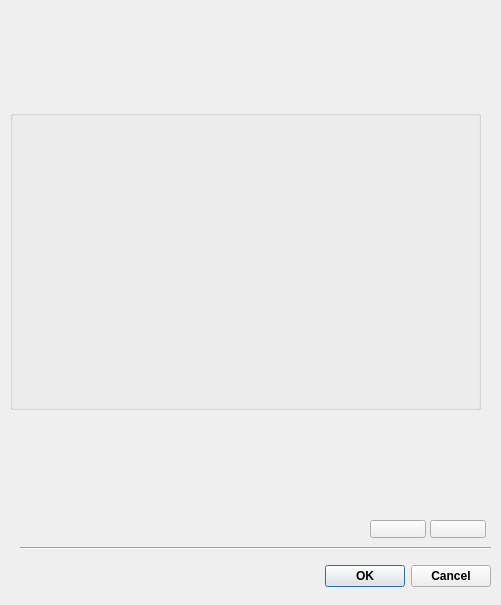
<?xml version="1.0" encoding="UTF-8"?>
<ui version="4.0">
 <class>teamdisplay</class>
 <widget class="QDialog" name="teamdisplay">
  <property name="geometry">
   <rect>
    <x>0</x>
    <y>0</y>
    <width>501</width>
    <height>605</height>
   </rect>
  </property>
  <property name="font">
   <font>
    <family>Segoe UI</family>
    <pointsize>9</pointsize>
   </font>
  </property>
  <property name="windowTitle">
   <string>Dialog</string>
  </property>
  <property name="autoFillBackground">
   <bool>true</bool>
  </property>
  <property name="styleSheet">
   <string notr="true"/>
  </property>
  <widget class="QDialogButtonBox" name="buttonBox">
   <property name="geometry">
    <rect>
     <x>140</x>
     <y>560</y>
     <width>351</width>
     <height>32</height>
    </rect>
   </property>
   <property name="font">
    <font>
     <family>Segoe UI</family>
     <pointsize>9</pointsize>
     <bold>true</bold>
    </font>
   </property>
   <property name="orientation">
    <enum>Qt::Orientation::Horizontal</enum>
   </property>
   <property name="standardButtons">
    <set>QDialogButtonBox::StandardButton::Cancel|QDialogButtonBox::StandardButton::Ok</set>
   </property>
  </widget>
  <widget class="QLabel" name="teamlogo">
   <property name="geometry">
    <rect>
     <x>10</x>
     <y>20</y>
     <width>81</width>
     <height>81</height>
    </rect>
   </property>
   <property name="autoFillBackground">
    <bool>false</bool>
   </property>
   <property name="text">
    <string/>
   </property>
   <property name="pixmap">
    <pixmap resource="logos.qrc">:/logos/chicago-cubs.png</pixmap>
   </property>
   <property name="scaledContents">
    <bool>true</bool>
   </property>
  </widget>
  <widget class="Line" name="line_2">
   <property name="geometry">
    <rect>
     <x>20</x>
     <y>540</y>
     <width>471</width>
     <height>16</height>
    </rect>
   </property>
   <property name="orientation">
    <enum>Qt::Orientation::Horizontal</enum>
   </property>
  </widget>
  <widget class="QPushButton" name="pushButton">
   <property name="geometry">
    <rect>
     <x>370</x>
     <y>520</y>
     <width>56</width>
     <height>18</height>
    </rect>
   </property>
   <property name="text">
    <string/>
   </property>
   <property name="icon">
    <iconset resource="logos.qrc">
     <normaloff>:/logos/baseball-bat-left.png</normaloff>:/logos/baseball-bat-left.png</iconset>
   </property>
   <property name="iconSize">
    <size>
     <width>40</width>
     <height>15</height>
    </size>
   </property>
   <property name="flat">
    <bool>false</bool>
   </property>
  </widget>
  <widget class="QPushButton" name="pushButton_2">
   <property name="geometry">
    <rect>
     <x>430</x>
     <y>520</y>
     <width>56</width>
     <height>18</height>
    </rect>
   </property>
   <property name="text">
    <string/>
   </property>
   <property name="icon">
    <iconset resource="logos.qrc">
     <normaloff>:/logos/baseball-bat-right.png</normaloff>:/logos/baseball-bat-right.png</iconset>
   </property>
   <property name="iconSize">
    <size>
     <width>40</width>
     <height>15</height>
    </size>
   </property>
  </widget>
  <widget class="QGroupBox" name="teamBox">
   <property name="geometry">
    <rect>
     <x>10</x>
     <y>110</y>
     <width>471</width>
     <height>300</height>
    </rect>
   </property>
   <property name="minimumSize">
    <size>
     <width>471</width>
     <height>300</height>
    </size>
   </property>
   <property name="maximumSize">
    <size>
     <width>471</width>
     <height>300</height>
    </size>
   </property>
   <property name="title">
    <string/>
   </property>
   <property name="flat">
    <bool>true</bool>
   </property>
  </widget>
  <zorder>teamBox</zorder>
  <zorder>buttonBox</zorder>
  <zorder>teamlogo</zorder>
  <zorder>line_2</zorder>
  <zorder>pushButton</zorder>
  <zorder>pushButton_2</zorder>
 </widget>
 <resources>
  <include location="logos.qrc"/>
 </resources>
 <connections>
  <connection>
   <sender>buttonBox</sender>
   <signal>accepted()</signal>
   <receiver>teamdisplay</receiver>
   <slot>accept()</slot>
   <hints>
    <hint type="sourcelabel">
     <x>248</x>
     <y>254</y>
    </hint>
    <hint type="destinationlabel">
     <x>157</x>
     <y>274</y>
    </hint>
   </hints>
  </connection>
  <connection>
   <sender>buttonBox</sender>
   <signal>rejected()</signal>
   <receiver>teamdisplay</receiver>
   <slot>reject()</slot>
   <hints>
    <hint type="sourcelabel">
     <x>316</x>
     <y>260</y>
    </hint>
    <hint type="destinationlabel">
     <x>286</x>
     <y>274</y>
    </hint>
   </hints>
  </connection>
 </connections>
</ui>
